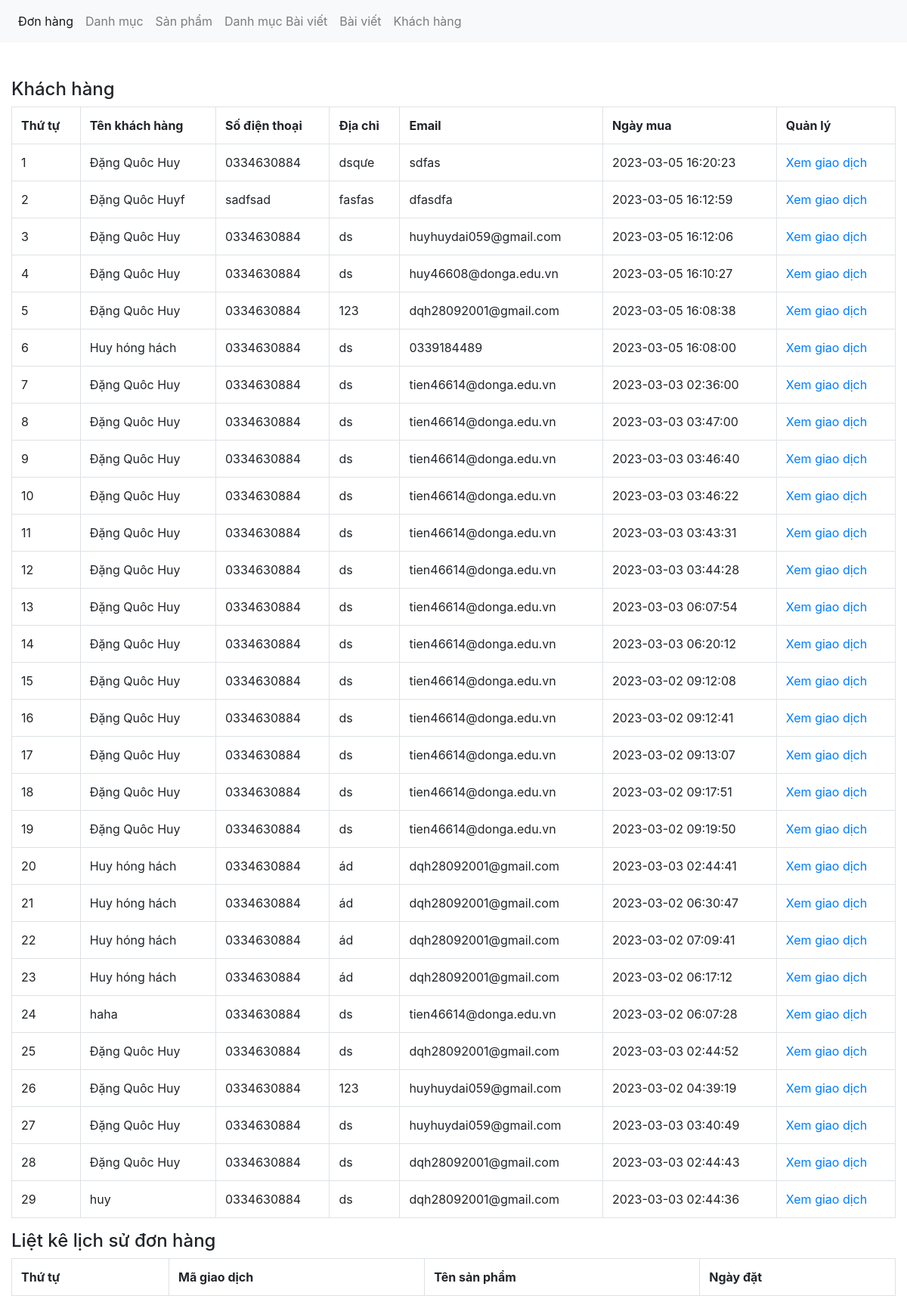
The app's page /admin/xulykhachhang.php with its own data.
### tables this page shows
CREATE TABLE `tbl_giaodich` (
  `giaodich_id` int(11) NOT NULL,
  `sanpham_id` int(11) NOT NULL,
  `soluong` int(11) NOT NULL,
  `magiaodich` varchar(50) NOT NULL,
  `ngaythang` timestamp NOT NULL DEFAULT current_timestamp() ON UPDATE current_timestamp(),
  `khachhang_id` int(11) NOT NULL,
  `tinhtrangdon` int(11) NOT NULL DEFAULT 0,
  `huydon` int(11) NOT NULL DEFAULT 0
);

CREATE TABLE `tbl_khachhang` (
  `khachhang_id` int(11) NOT NULL,
  `name` varchar(100) NOT NULL,
  `phone` varchar(50) NOT NULL,
  `address` varchar(200) NOT NULL,
  `note` text NOT NULL,
  `email` varchar(150) NOT NULL,
  `password` varchar(100) NOT NULL,
  `giaohang` int(11) NOT NULL
);

### admin/xulykhachhang.php (the view, shortened to what this page needs)
<?php
	include('../db/connect.php');
?>
<!DOCTYPE html>
<html lang="en">
<head>
	<link href="../css/bootstrap.css" rel="stylesheet" type="text/css" media="all" />
</head>
<body>
	<nav class="navbar navbar-expand-lg navbar-light bg-light">
	  <div class="collapse navbar-collapse" id="navbarNav">
	    <ul class="navbar-nav">
	      <li class="nav-item active">
	        <a class="nav-link" href="xulydonhang.php">Đơn hàng <span class="sr-only">(current)</span></a>
	      </li>
	      <li class="nav-item">
	        <a class="nav-link" href="xulydanhmuc.php">Danh mục</a>
	      </li>
	      <li class="nav-item">
	        <a class="nav-link" href="xulysanpham.php">Sản phẩm</a>
	      </li>
	         <li class="nav-item">
	        <a class="nav-link" href="xulydanhmucbaiviet.php">Danh mục Bài viết</a>
	      </li>
	         <li class="nav-item">
	        <a class="nav-link" href="xulybaiviet.php">Bài viết</a>
	      </li>
	       <li class="nav-item">
	        <a class="nav-link" href="xulykhachhang.php">Khách hàng</a>
	      </li>
	    </ul>
	  </div>
	</nav><br><br>
	<div class="container-fluid">
		<div class="row">
			<div class="col-md-12">
				<h4>Khách hàng</h4>
				<?php
				$sql_select_khachhang = mysqli_query($con,"SELECT * FROM tbl_khachhang,tbl_giaodich WHERE tbl_khachhang.khachhang_id=tbl_giaodich.khachhang_id GROUP BY tbl_giaodich.magiaodich ORDER BY tbl_khachhang.khachhang_id DESC");
				?>
				<table class="table table-bordered ">
					<tr>
						<th>Thứ tự</th>
						<th>Tên khách hàng</th>
						<th>Số điện thoại</th>
						<th>Địa chỉ</th>
						<th>Email</th>
						<th>Ngày mua</th>
						<th>Quản lý</th>
					</tr>
					<?php
					$i = 0;
					while($row_khachhang = mysqli_fetch_array($sql_select_khachhang)){
						$i++;
					?>
					<tr>
						<td><?php echo $i; ?></td>
						<td><?php echo $row_khachhang['name']; ?></td>
						<td><?php echo $row_khachhang['phone']; ?></td>
						<td><?php echo $row_khachhang['address']; ?></td>
						<td><?php echo $row_khachhang['email'] ?></td>
						<td><?php echo $row_khachhang['ngaythang'] ?></td>
						<td><a href="?quanly=xemgiaodich&khachhang=<?php echo $row_khachhang['magiaodich'] ?>">Xem giao dịch</a></td>
					</tr>
					 <?php
					}
					?>
				</table>
			</div>
			<div class="col-md-12">
				<h4>Liệt kê lịch sử đơn hàng</h4>
				<table class="table table-bordered ">
					<tr>
						<th>Thứ tự</th>
						<th>Mã giao dịch</th>
						<th>Tên sản phẩm</th>
						<th>Ngày đặt</th>
					</tr>
				</table>
			</div>
		</div>
	</div>
</body>
</html>

### records on screen
tbl_giaodich: khachhang.name "Đặng Quôc Huy", khachhang.phone "0334630884", khachhang.address "dsqưe", khachhang.email "sdfas", ngaythang "2023-03-05 16:20:23"
tbl_giaodich: khachhang.name "Đặng Quôc Huyf", khachhang.phone "sadfsad", khachhang.address "fasfas", khachhang.email "dfasdfa", ngaythang "2023-03-05 16:12:59"
tbl_giaodich: khachhang.name "Đặng Quôc Huy", khachhang.phone "0334630884", khachhang.address "ds", khachhang.email "huyhuydai059@gmail.com", ngaythang "2023-03-05 16:12:06"
tbl_giaodich: khachhang.name "Đặng Quôc Huy", khachhang.phone "0334630884", khachhang.address "ds", khachhang.email "huy46608@donga.edu.vn", ngaythang "2023-03-05 16:10:27"
tbl_giaodich: khachhang.name "Đặng Quôc Huy", khachhang.phone "0334630884", khachhang.address "123", khachhang.email "dqh28092001@gmail.com", ngaythang "2023-03-05 16:08:38"
tbl_giaodich: khachhang.name "Huy hóng hách", khachhang.phone "0334630884", khachhang.address "ds", khachhang.email "0339184489", ngaythang "2023-03-05 16:08:00"
tbl_giaodich: khachhang.name "Đặng Quôc Huy", khachhang.phone "0334630884", khachhang.address "ds", khachhang.email "tien46614@donga.edu.vn", ngaythang "2023-03-03 02:36:00"
tbl_giaodich: khachhang.name "Đặng Quôc Huy", khachhang.phone "0334630884", khachhang.address "ds", khachhang.email "tien46614@donga.edu.vn", ngaythang "2023-03-03 03:47:00"
tbl_giaodich: khachhang.name "Đặng Quôc Huy", khachhang.phone "0334630884", khachhang.address "ds", khachhang.email "tien46614@donga.edu.vn", ngaythang "2023-03-03 03:46:40"
tbl_giaodich: khachhang.name "Đặng Quôc Huy", khachhang.phone "0334630884", khachhang.address "ds", khachhang.email "tien46614@donga.edu.vn", ngaythang "2023-03-03 03:46:22"
tbl_giaodich: khachhang.name "Đặng Quôc Huy", khachhang.phone "0334630884", khachhang.address "ds", khachhang.email "tien46614@donga.edu.vn", ngaythang "2023-03-03 03:43:31"
tbl_giaodich: khachhang.name "Đặng Quôc Huy", khachhang.phone "0334630884", khachhang.address "ds", khachhang.email "tien46614@donga.edu.vn", ngaythang "2023-03-03 03:44:28"
tbl_giaodich: khachhang.name "Đặng Quôc Huy", khachhang.phone "0334630884", khachhang.address "ds", khachhang.email "tien46614@donga.edu.vn", ngaythang "2023-03-03 06:07:54"
tbl_giaodich: khachhang.name "Đặng Quôc Huy", khachhang.phone "0334630884", khachhang.address "ds", khachhang.email "tien46614@donga.edu.vn", ngaythang "2023-03-03 06:20:12"
tbl_giaodich: khachhang.name "Đặng Quôc Huy", khachhang.phone "0334630884", khachhang.address "ds", khachhang.email "tien46614@donga.edu.vn", ngaythang "2023-03-02 09:12:08"
tbl_giaodich: khachhang.name "Đặng Quôc Huy", khachhang.phone "0334630884", khachhang.address "ds", khachhang.email "tien46614@donga.edu.vn", ngaythang "2023-03-02 09:12:41"
tbl_giaodich: khachhang.name "Đặng Quôc Huy", khachhang.phone "0334630884", khachhang.address "ds", khachhang.email "tien46614@donga.edu.vn", ngaythang "2023-03-02 09:13:07"
tbl_giaodich: khachhang.name "Đặng Quôc Huy", khachhang.phone "0334630884", khachhang.address "ds", khachhang.email "tien46614@donga.edu.vn", ngaythang "2023-03-02 09:17:51"
tbl_giaodich: khachhang.name "Đặng Quôc Huy", khachhang.phone "0334630884", khachhang.address "ds", khachhang.email "tien46614@donga.edu.vn", ngaythang "2023-03-02 09:19:50"
tbl_giaodich: khachhang.name "Huy hóng hách", khachhang.phone "0334630884", khachhang.address "ád", khachhang.email "dqh28092001@gmail.com", ngaythang "2023-03-03 02:44:41"
tbl_giaodich: khachhang.name "Huy hóng hách", khachhang.phone "0334630884", khachhang.address "ád", khachhang.email "dqh28092001@gmail.com", ngaythang "2023-03-02 06:30:47"
tbl_giaodich: khachhang.name "Huy hóng hách", khachhang.phone "0334630884", khachhang.address "ád", khachhang.email "dqh28092001@gmail.com", ngaythang "2023-03-02 07:09:41"
tbl_giaodich: khachhang.name "Huy hóng hách", khachhang.phone "0334630884", khachhang.address "ád", khachhang.email "dqh28092001@gmail.com", ngaythang "2023-03-02 06:17:12"
tbl_giaodich: khachhang.name "haha", khachhang.phone "0334630884", khachhang.address "ds", khachhang.email "tien46614@donga.edu.vn", ngaythang "2023-03-02 06:07:28"
tbl_giaodich: khachhang.name "Đặng Quôc Huy", khachhang.phone "0334630884", khachhang.address "ds", khachhang.email "dqh28092001@gmail.com", ngaythang "2023-03-03 02:44:52"
tbl_giaodich: khachhang.name "Đặng Quôc Huy", khachhang.phone "0334630884", khachhang.address "123", khachhang.email "huyhuydai059@gmail.com", ngaythang "2023-03-02 04:39:19"
tbl_giaodich: khachhang.name "Đặng Quôc Huy", khachhang.phone "0334630884", khachhang.address "ds", khachhang.email "huyhuydai059@gmail.com", ngaythang "2023-03-03 03:40:49"
tbl_giaodich: khachhang.name "Đặng Quôc Huy", khachhang.phone "0334630884", khachhang.address "ds", khachhang.email "dqh28092001@gmail.com", ngaythang "2023-03-03 02:44:43"
tbl_giaodich: khachhang.name "huy", khachhang.phone "0334630884", khachhang.address "ds", khachhang.email "dqh28092001@gmail.com", ngaythang "2023-03-03 02:44:36"
